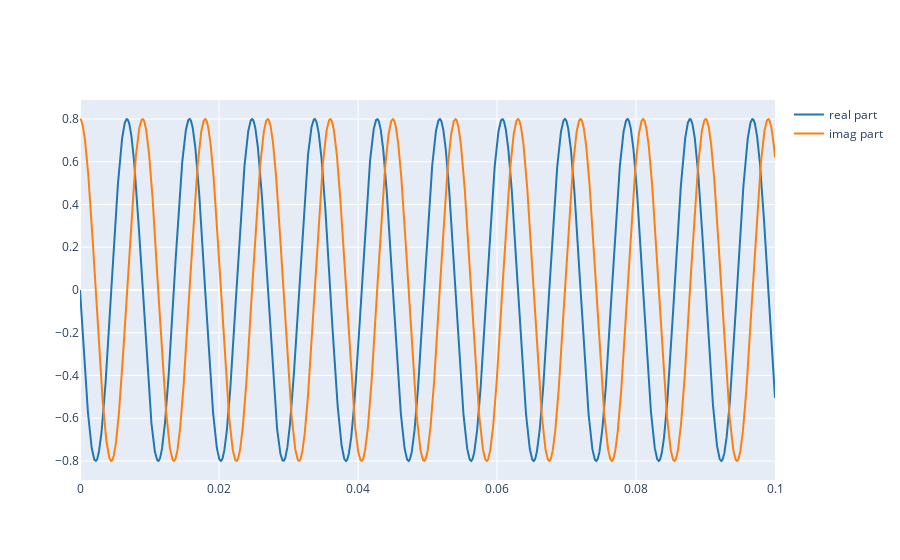

Notebook code cell kept with this figure:
### Markdown cell above
Now we can plot the real and imaginary part of this signal:

### Code cell
plot_signals([np.real(x), np.imag(x)], fs, name=['real part', 'imag part'])

### Figure 1 — Plotly figure (JSON) as saved in the notebook; plotly's stock layout.template omitted (floating-point values rounded to 4 significant figures; data arrays with more than 128 entries replaced by an {"elided": "..."} marker saying what was removed)
{"data": [{"line": {"color": "#1f77b4", "shape": "linear"}, "mode": "lines", "name": "real part", "type": "scatter", "x": {"elided": "4410 float values"}, "y": {"elided": "4410 float values"}}, {"line": {"color": "#ff7f0e", "shape": "linear"}, "mode": "lines", "name": "imag part", "type": "scatter", "x": {"elided": "4410 float values"}, "y": {"elided": "4410 float values"}}], "layout": {}}
